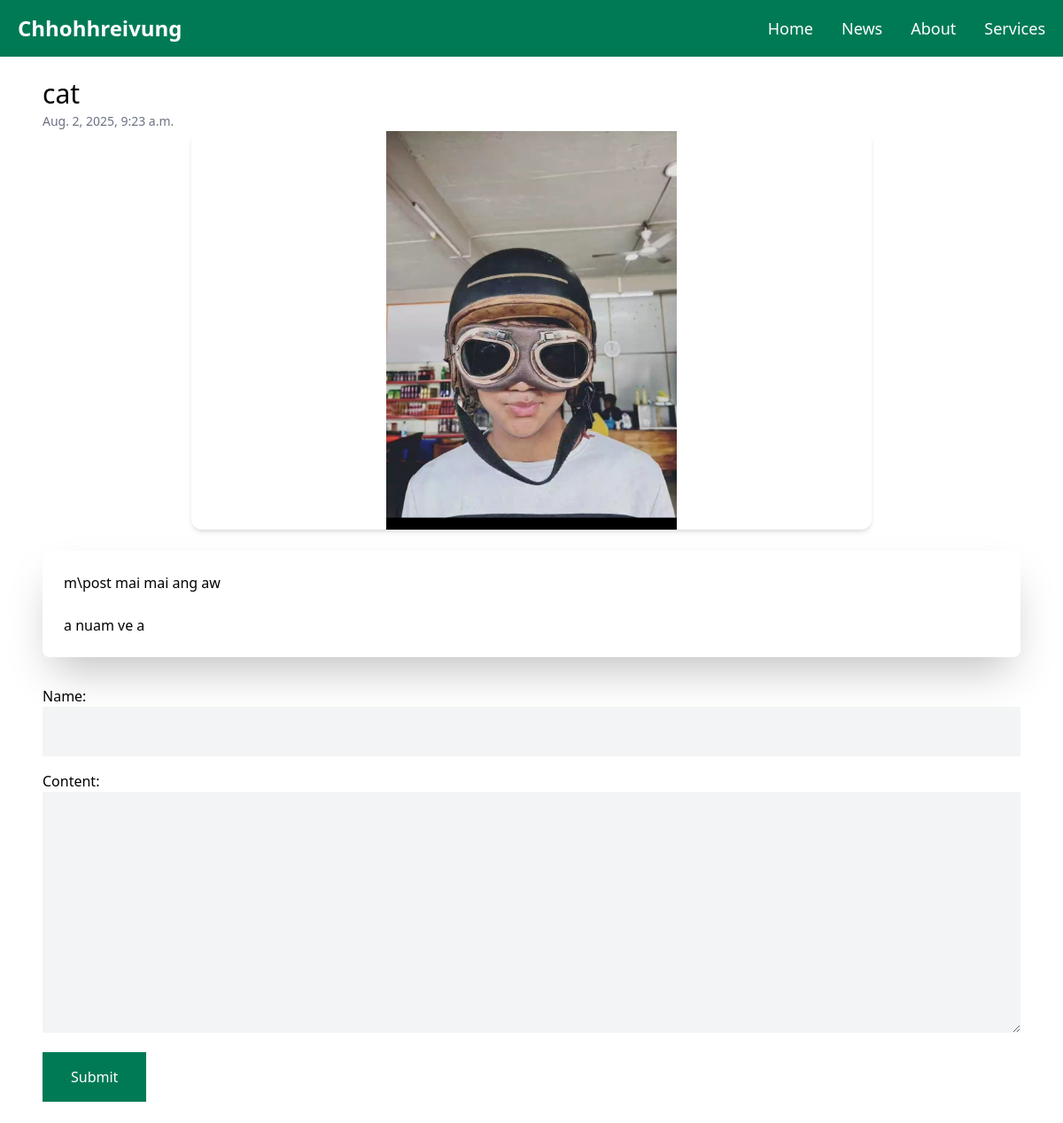
The app's page /c-at/ with its own data.
### blog/models.py (models this page shows, shortened)
class Post(models.Model):
    title = models.CharField(max_length=255)
    slug = models.SlugField()
    content = models.TextField()
    image = models.ImageField(upload_to='post_images/', null=True, blank=True)
    created_at = models.DateTimeField(auto_now_add=True)
    class Meta:
        ordering = ('-created_at',)

### blog/views.py (the view)
# urls.py: path('<slug:slug>/', views.detail, name='detail'),  # ✅ keep only once, last
def detail(request, slug):
    post = get_object_or_404(Post, slug=slug)
    if request.method == 'POST':
        form = CommentForm(request.POST)
        if form.is_valid():
            comment = form.save(commit=False)
            comment.post = post
            comment.save() #save to database
            return redirect('detail', slug=slug)
    else:
        form = CommentForm()
    return render(request, 'blog/detail.html',{
        'post': post,
        'form': form,
        'show_welcome': False
    })

### blog/form.py
class CommentForm(ModelForm):
    def __init__(self,*args,**kwargs):
        super(CommentForm, self).__init__(*args,**kwargs)
        self.fields['name'].widget.attrs.update({'class': 'w-full py-4 px-6 bg-gray-100'})
        self.fields['content'].widget.attrs.update({'class':'w-full py-4 px-6 bg-gray-100' })
    class Meta:
        model = Comment
        fields = ('name','content',)

### blog/templates/blog/detail.html (shortened to what this page needs)
{% extends 'blog/base.html' %}
{% block content %}
    <h1 class="text-3xl">{{ post.title  }}</h1>
    <span class="text-sm text-gray-500">{{ post.created_at }}</span>
{% if post.image %}
  <img src="{{ post.image.url }}" alt="{{ post.title }}"
       class="max-w-3xl w-full max-h-[450px] object-contain mx-auto rounded-xl shadow-md mb-6" />
{% endif %}
<div class="bg-white text-black p-6 rounded-lg shadow-2xl">
  {{ post.content|linebreaksbr }}
</div>
    <div class="mt-8">
        <form class="space-y-4" method="post" action=".">
            {{ form.as_p }}
            <button class="py-4 px-8 bg-emerald-700 text-white">Submit</button>
        </form>
    </div>
{%  endblock %}

### records on screen
Post: title "cat", created_at "Aug. 2, 2025, 9:23 a.m.", image (placeholder picture), content "m\\post mai mai ang aw a nuam ve a"
